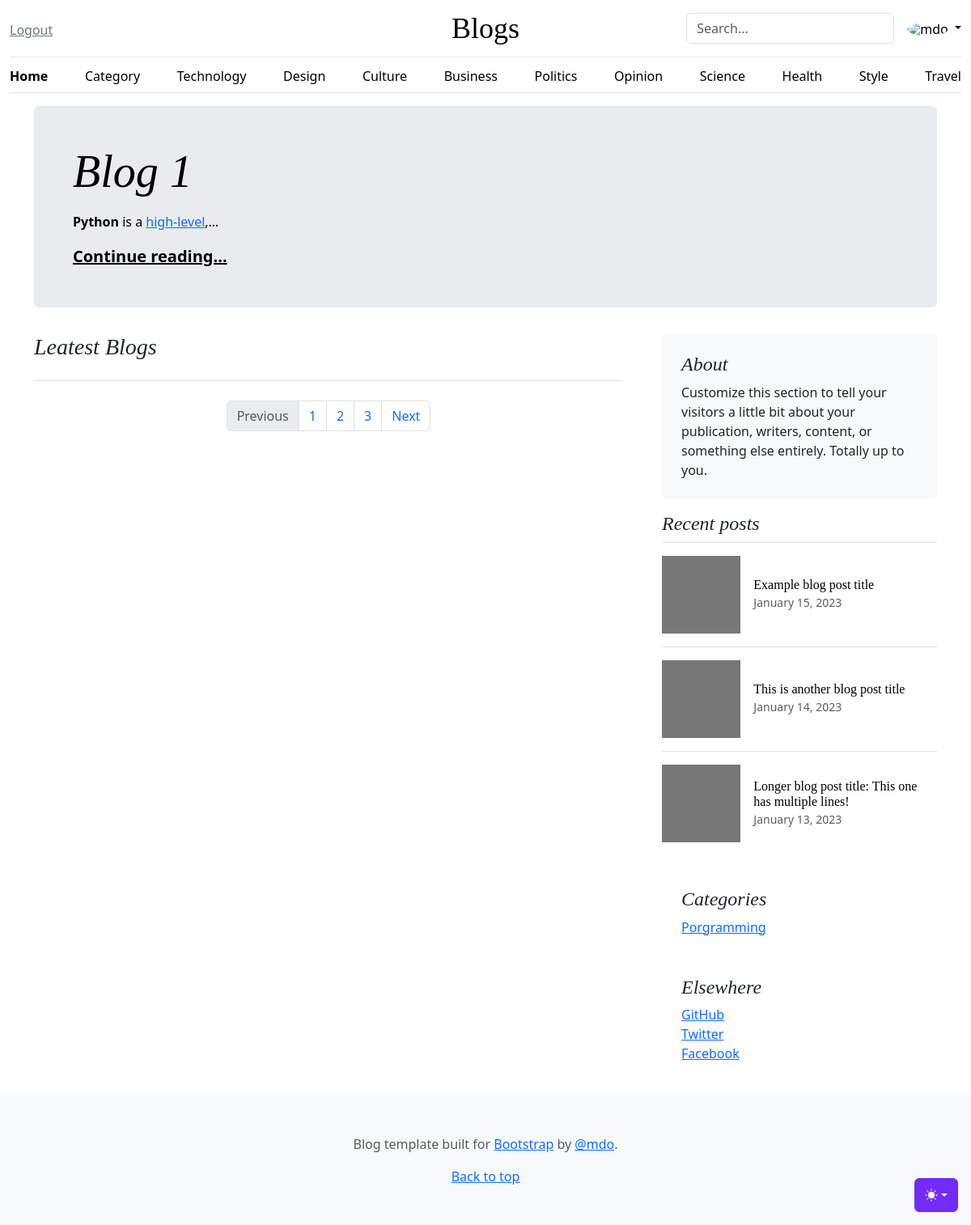
Before: / (signed in) with the older database file.
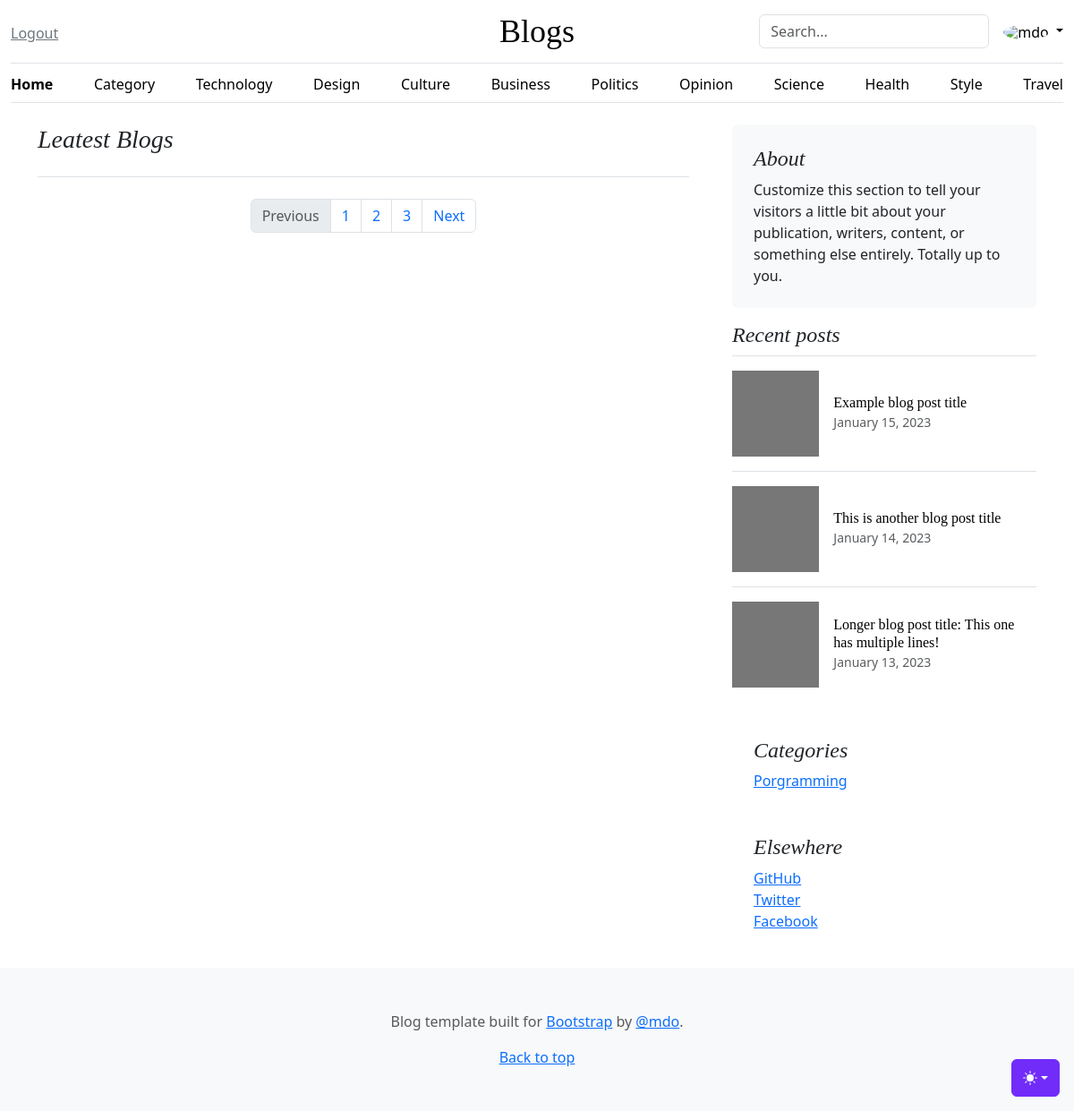
After: the same page with the newer database file.
### core/models.py (models this page shows, shortened)
class Post(models.Model):
    STATUS = (
        ('Draft','Draft'),
        ('Publish','Publish')
    )
    featured_img = models.ImageField(upload_to='post/')
    title = models.CharField(max_length=255)
    author = models.ForeignKey(User, on_delete=models.CASCADE)
    category = models.ForeignKey(Category, on_delete=models.CASCADE)
    date = models.DateTimeField(auto_now_add=True)
    update = models.DateTimeField(auto_now=True, null=True)
    content = RichTextField()
    slug = models.CharField(max_length=255, unique=True)
    status = models.CharField(choices=STATUS, max_length=150)

class Category(models.Model):
    name = models.CharField(max_length=255)
    date = models.DateTimeField(auto_now_add=True)
    slug = models.CharField(max_length=50, unique=True, blank=True, null=True)

### core/views.py (the view)
# urls.py: path("", views.index, name='index'),
def index(request):
    category = Category.objects.all().order_by("-id")
    post = Post.objects.filter(status='Publish').order_by("-id")
    context = {
        'category':category,
        'post':post,
    }
    return render(request, 'index.html', context)

### template/index.html (shortened to what the changed rows need)
{% extends 'base.html' %}
{% block content %}
<main class="container">
  {% for i in post|slice:"0:1" %}
  <div class="p-4 p-md-5 mb-4 rounded text-body-emphasis bg-body-secondary">
      <div class="col-lg-6 px-0">
        <h1 class="display-4 fst-italic">{{i.title|truncatechars:"15"}}</h1>
        <p class="lead my-3">{{i.content|safe|truncatechars:"170"}}</p>
        <p class="lead mb-0"><a href="{% url 'post_view' i.slug %}" class="text-body-emphasis fw-bold">Continue reading...</a></p>
      </div>
    </div>
    {% endfor %}
    <div class="row g-5">
      <div class="col-md-4">
        <div class="position-sticky" style="top: 2rem;">
          <div class="p-4">
            <ol class="list-unstyled mb-0">
              {% for i in category %}
               <li><a href="#">{{i.name}}</a></li>
              {% endfor %}
            </ol>
          </div>
        </div>
      </div>
    </div>
  </main>
{% endblock content %}

Changed rows visible on the page:
removed Post: title "Blog 1", content "Python is a high-level ,…"
